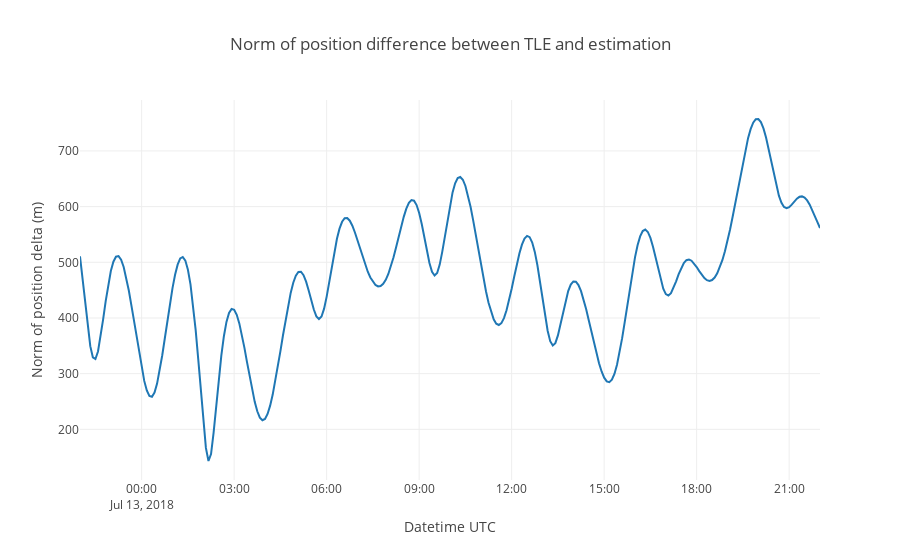

Notebook code cell kept with this figure:
### Markdown cell above
## Comparison with TLE
Plotting the position difference between the initial TLE and the estimated orbit.

### Code cell
# Computing norm of position difference
import numpy as np
deltaPos_norm = pd.Series(data=np.linalg.norm(
    PV_tle_eci_df[['x','y','z']] - PV_eci_df[['x','y','z']], 
    axis=1),
                         index=PV_tle_eci_df.index)

import plotly.graph_objs as go

trace = go.Scatter(
    x = deltaPos_norm.index,
    y = deltaPos_norm,
    mode='lines'
)

data = [trace]

layout = go.Layout(
    title = 'Norm of position difference between TLE and estimation',
    xaxis = dict(
        title = 'Datetime UTC'
    ),
    yaxis = dict(
        title = 'Norm of position delta (m)'
    )
)

fig = dict(data=data, layout=layout)

py.iplot(fig)

### Figure 1 — Plotly figure (JSON) as saved in the notebook; plotly's stock layout.template omitted (floating-point values rounded to 4 significant figures; data arrays with more than 128 entries replaced by an {"elided": "..."} marker saying what was removed)
{"data": [{"mode": "lines", "type": "scatter", "uid": "39fcc916-bbf0-407e-950b-23a27b3731cf", "x": {"elided": "289 str values"}, "y": {"elided": "289 float values"}}], "layout": {"autosize": true, "title": {"text": "Norm of position difference between TLE and estimation"}, "xaxis": {"autorange": true, "range": ["2018-07-12 22:00", "2018-07-13 22:00"], "title": {"text": "Datetime UTC"}, "type": "date"}, "yaxis": {"autorange": true, "range": [109.1, 791.5], "title": {"text": "Norm of position delta (m)"}, "type": "linear"}}}
